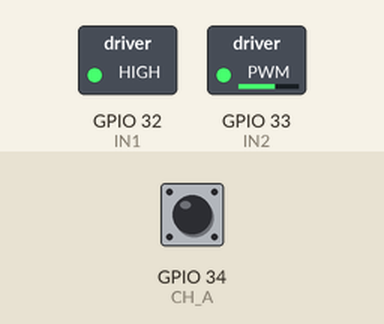
Simulated run of this program. Board: ESP32. On the bench: switched loads named in the program (green lamp = pin HIGH). Inputs (shaded band) come from the test bench; at power-on: GPIO 34 (CH_A) HIGH. Pins used as bus, display or sensor lines are not drawn; what the program prints to the serial monitor is not drawn.

Above: at 0.1 s.
Timing chart, 0 to 1.6 s (numbered marks = the images above):
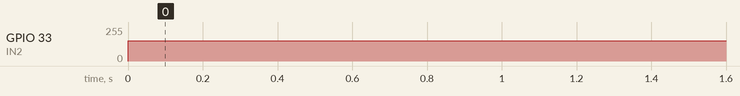

The program:

main.cpp
```cpp
#include <Arduino.h>
#define IN1 32 // Motor Driver
#define IN2 33 // Motor Driver
#define nSLEEP 25 // Motor Driver enable
#define CH_A 34 // Encoder
#define CH_B 35 // Encoder

double periodo=1000000;
double tiempo;

void IRAM_ATTR ISR_FUN() // Calcula el periodo
{
  periodo = micros() - tiempo;
  tiempo = micros(); //update
}

void setup() {
  pinMode(nSLEEP,OUTPUT);
  pinMode(CH_A, INPUT_PULLUP);
  pinMode(CH_B, INPUT_PULLUP);
  digitalWrite(nSLEEP,HIGH); // Enable driver

  // Setup PWM pins
  ledcSetup(1,20000,10);
  ledcSetup(2,20000,10);

  // Attach to motor pins
  ledcAttachPin(IN1,1);
  ledcAttachPin(IN2,2);

  attachInterrupt(CH_A, ISR_FUN, RISING); // Triggered by encoder

  tiempo = micros();
  Serial.begin(115200);
  Serial.println("Done!");
}

void loop() {
  // put your main code here, to run repeatedly:
  double vm=5;
  double vp=2;

  uint32_t Duty;

  Duty = (uint32_t)((1-vp/vm)*1023);

  ledcWrite(1,1023); // Duty Cycle 100%
  ledcWrite(2,Duty);

  Serial.println(periodo); // Imprime el período
  delay(50);
}
```

Measured:
- by itself, GPIO 33 (IN2): 0/255 → 153/255 at 0.00 s
